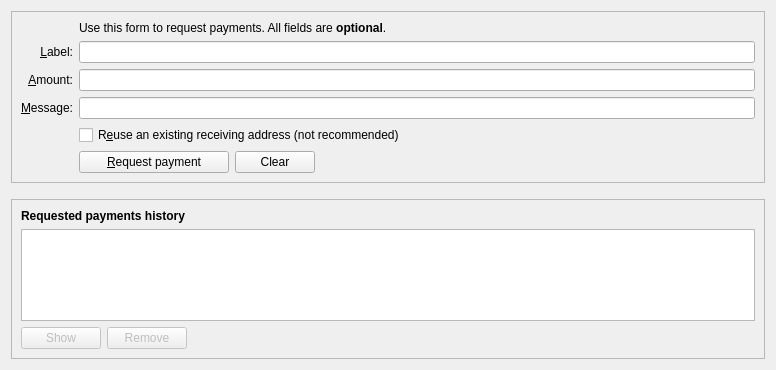
<?xml version="1.0" encoding="UTF-8"?>
<ui version="4.0">
 <class>ReceiveCoinsDialog</class>
 <widget class="QWidget" name="ReceiveCoinsDialog">
  <property name="geometry">
   <rect>
    <x>0</x>
    <y>0</y>
    <width>776</width>
    <height>370</height>
   </rect>
  </property>
  <layout class="QVBoxLayout" name="verticalLayout" stretch="0,0,1">
   <item>
    <widget class="QFrame" name="frame_ReceiveTop">
     <property name="sizePolicy">
      <sizepolicy hsizetype="Preferred" vsizetype="Expanding">
       <horstretch>0</horstretch>
       <verstretch>0</verstretch>
      </sizepolicy>
     </property>
     <property name="frameShape">
      <enum>QFrame::StyledPanel</enum>
     </property>
     <property name="frameShadow">
      <enum>QFrame::Sunken</enum>
     </property>
     <layout class="QVBoxLayout" name="verticalLayout_3">
      <item>
       <layout class="QGridLayout" name="gridLayout">
        <item row="7" column="2">
         <widget class="QCheckBox" name="reuseAddress">
          <property name="toolTip">
           <string>Reuse one of the previously used receiving addresses. Reusing addresses has security and privacy issues. Do not use this unless re-generating a payment request made before.</string>
          </property>
          <property name="text">
           <string>R&amp;euse an existing receiving address (not recommended)</string>
          </property>
         </widget>
        </item>
        <item row="7" column="0">
         <widget class="QLabel" name="label_4">
          <property name="text">
           <string/>
          </property>
         </widget>
        </item>
        <item row="6" column="0">
         <widget class="QLabel" name="label_3">
          <property name="toolTip">
           <string>An optional message to attach to the payment request, which will be displayed when the request is opened. Note: The message will not be sent with the payment over the Cryptonite network.</string>
          </property>
          <property name="text">
           <string>&amp;Message:</string>
          </property>
          <property name="alignment">
           <set>Qt::AlignRight|Qt::AlignTrailing|Qt::AlignVCenter</set>
          </property>
          <property name="buddy">
           <cstring>reqMessage</cstring>
          </property>
         </widget>
        </item>
        <item row="4" column="2">
         <widget class="QLineEdit" name="reqLabel">
          <property name="toolTip">
           <string>An optional label to associate with the new receiving address.</string>
          </property>
         </widget>
        </item>
        <item row="6" column="2">
         <widget class="QLineEdit" name="reqMessage">
          <property name="toolTip">
           <string>An optional message to attach to the payment request, which will be displayed when the request is opened. Note: The message will not be sent with the payment over the Cryptonite network.</string>
          </property>
         </widget>
        </item>
        <item row="2" column="2">
         <widget class="QLabel" name="label_5">
          <property name="text">
           <string>Use this form to request payments. All fields are &lt;b&gt;optional&lt;/b&gt;.</string>
          </property>
         </widget>
        </item>
        <item row="4" column="0">
         <widget class="QLabel" name="label_2">
          <property name="toolTip">
           <string>An optional label to associate with the new receiving address.</string>
          </property>
          <property name="text">
           <string>&amp;Label:</string>
          </property>
          <property name="alignment">
           <set>Qt::AlignRight|Qt::AlignTrailing|Qt::AlignVCenter</set>
          </property>
          <property name="buddy">
           <cstring>reqLabel</cstring>
          </property>
         </widget>
        </item>
        <item row="5" column="0">
         <widget class="QLabel" name="label">
          <property name="toolTip">
           <string>An optional amount to request. Leave this empty or zero to not request a specific amount.</string>
          </property>
          <property name="text">
           <string>&amp;Amount:</string>
          </property>
          <property name="alignment">
           <set>Qt::AlignRight|Qt::AlignTrailing|Qt::AlignVCenter</set>
          </property>
          <property name="buddy">
           <cstring>reqAmount</cstring>
          </property>
         </widget>
        </item>
        <item row="5" column="2">
         <widget class="BitcoinAmountField" name="reqAmount">
          <property name="minimumSize">
           <size>
            <width>80</width>
            <height>0</height>
           </size>
          </property>
          <property name="toolTip">
           <string>An optional amount to request. Leave this empty or zero to not request a specific amount.</string>
          </property>
         </widget>
        </item>
        <item row="8" column="2">
         <layout class="QHBoxLayout" name="horizontalLayout">
          <item>
           <widget class="QPushButton" name="receiveButton">
            <property name="minimumSize">
             <size>
              <width>150</width>
              <height>0</height>
             </size>
            </property>
            <property name="text">
             <string>&amp;Request payment</string>
            </property>
            <property name="icon">
             <iconset resource="../bitcoin.qrc">
              <normaloff>:/icons/receiving_addresses</normaloff>:/icons/receiving_addresses</iconset>
            </property>
           </widget>
          </item>
          <item>
           <widget class="QPushButton" name="clearButton">
            <property name="sizePolicy">
             <sizepolicy hsizetype="Minimum" vsizetype="Fixed">
              <horstretch>0</horstretch>
              <verstretch>0</verstretch>
             </sizepolicy>
            </property>
            <property name="toolTip">
             <string>Clear all fields of the form.</string>
            </property>
            <property name="text">
             <string>Clear</string>
            </property>
            <property name="icon">
             <iconset resource="../bitcoin.qrc">
              <normaloff>:/icons/remove</normaloff>:/icons/remove</iconset>
            </property>
            <property name="autoRepeatDelay">
             <number>300</number>
            </property>
            <property name="autoDefault">
             <bool>false</bool>
            </property>
           </widget>
          </item>
          <item>
           <spacer name="horizontalSpacer">
            <property name="orientation">
             <enum>Qt::Horizontal</enum>
            </property>
            <property name="sizeHint" stdset="0">
             <size>
              <width>40</width>
              <height>20</height>
             </size>
            </property>
           </spacer>
          </item>
         </layout>
        </item>
        <item row="8" column="0">
         <widget class="QLabel" name="label_7">
          <property name="text">
           <string/>
          </property>
         </widget>
        </item>
       </layout>
      </item>
     </layout>
    </widget>
   </item>
   <item>
    <spacer name="verticalSpacer_2">
     <property name="orientation">
      <enum>Qt::Vertical</enum>
     </property>
     <property name="sizeHint" stdset="0">
      <size>
       <width>20</width>
       <height>10</height>
      </size>
     </property>
    </spacer>
   </item>
   <item>
    <widget class="QFrame" name="frame_ReceiveBottom">
     <property name="sizePolicy">
      <sizepolicy hsizetype="Preferred" vsizetype="Expanding">
       <horstretch>0</horstretch>
       <verstretch>0</verstretch>
      </sizepolicy>
     </property>
     <property name="styleSheet">
      <string notr="true"/>
     </property>
     <property name="frameShape">
      <enum>QFrame::StyledPanel</enum>
     </property>
     <property name="frameShadow">
      <enum>QFrame::Raised</enum>
     </property>
     <layout class="QVBoxLayout" name="verticalLayout_2">
      <item>
       <widget class="QLabel" name="label_6">
        <property name="font">
         <font>
          <weight>75</weight>
          <bold>true</bold>
         </font>
        </property>
        <property name="text">
         <string>Requested payments history</string>
        </property>
       </widget>
      </item>
      <item>
       <widget class="QTableView" name="recentRequestsView">
        <property name="contextMenuPolicy">
         <enum>Qt::CustomContextMenu</enum>
        </property>
        <property name="tabKeyNavigation">
         <bool>false</bool>
        </property>
        <property name="sortingEnabled">
         <bool>true</bool>
        </property>
       </widget>
      </item>
      <item>
       <layout class="QHBoxLayout" name="horizontalLayout_2">
        <item>
         <widget class="QPushButton" name="showRequestButton">
          <property name="enabled">
           <bool>false</bool>
          </property>
          <property name="toolTip">
           <string>Show the selected request (does the same as double clicking an entry)</string>
          </property>
          <property name="text">
           <string>Show</string>
          </property>
          <property name="icon">
           <iconset resource="../bitcoin.qrc">
            <normaloff>:/icons/edit</normaloff>:/icons/edit</iconset>
          </property>
         </widget>
        </item>
        <item>
         <widget class="QPushButton" name="removeRequestButton">
          <property name="enabled">
           <bool>false</bool>
          </property>
          <property name="toolTip">
           <string>Remove the selected entries from the list</string>
          </property>
          <property name="text">
           <string>Remove</string>
          </property>
          <property name="icon">
           <iconset resource="../bitcoin.qrc">
            <normaloff>:/icons/remove</normaloff>:/icons/remove</iconset>
          </property>
         </widget>
        </item>
        <item>
         <spacer name="horizontalSpacer_2">
          <property name="orientation">
           <enum>Qt::Horizontal</enum>
          </property>
          <property name="sizeHint" stdset="0">
           <size>
            <width>40</width>
            <height>20</height>
           </size>
          </property>
         </spacer>
        </item>
       </layout>
      </item>
     </layout>
    </widget>
   </item>
  </layout>
 </widget>
 <customwidgets>
  <customwidget>
   <class>BitcoinAmountField</class>
   <extends>QLineEdit</extends>
   <header>bitcoinamountfield.h</header>
  </customwidget>
 </customwidgets>
 <tabstops>
  <tabstop>reqLabel</tabstop>
  <tabstop>reqAmount</tabstop>
  <tabstop>reqMessage</tabstop>
  <tabstop>reuseAddress</tabstop>
  <tabstop>receiveButton</tabstop>
  <tabstop>clearButton</tabstop>
  <tabstop>recentRequestsView</tabstop>
  <tabstop>showRequestButton</tabstop>
  <tabstop>removeRequestButton</tabstop>
 </tabstops>
 <resources>
  <include location="../bitcoin.qrc"/>
 </resources>
 <connections/>
</ui>
